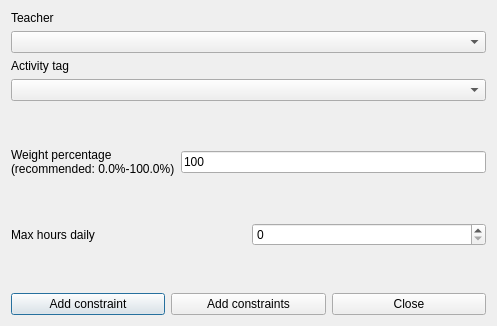
<?xml version="1.0" encoding="UTF-8"?>
<ui version="4.0">
 <class>AddConstraintTeacherActivityTagMaxHoursDailyForm_template</class>
 <widget class="QDialog" name="AddConstraintTeacherActivityTagMaxHoursDailyForm_template">
  <property name="geometry">
   <rect>
    <x>0</x>
    <y>0</y>
    <width>497</width>
    <height>326</height>
   </rect>
  </property>
  <property name="windowTitle">
   <string extracomment="This is the title of the dialog to add a new constraint of this type">Add teacher activity tag max hours daily</string>
  </property>
  <layout class="QGridLayout" name="gridLayout">
   <item row="0" column="0">
    <layout class="QVBoxLayout">
     <item>
      <widget class="QLabel" name="teacherTextLabel">
       <property name="frameShape">
        <enum>QFrame::NoFrame</enum>
       </property>
       <property name="frameShadow">
        <enum>QFrame::Plain</enum>
       </property>
       <property name="text">
        <string>Teacher</string>
       </property>
       <property name="wordWrap">
        <bool>false</bool>
       </property>
      </widget>
     </item>
     <item>
      <widget class="QComboBox" name="teachersComboBox">
       <property name="editable">
        <bool>false</bool>
       </property>
       <property name="insertPolicy">
        <enum>QComboBox::NoInsert</enum>
       </property>
       <property name="duplicatesEnabled">
        <bool>false</bool>
       </property>
      </widget>
     </item>
     <item>
      <widget class="QLabel" name="activityTagTextLabel">
       <property name="frameShape">
        <enum>QFrame::NoFrame</enum>
       </property>
       <property name="frameShadow">
        <enum>QFrame::Plain</enum>
       </property>
       <property name="text">
        <string>Activity tag</string>
       </property>
       <property name="wordWrap">
        <bool>false</bool>
       </property>
      </widget>
     </item>
     <item>
      <widget class="QComboBox" name="activityTagsComboBox">
       <property name="editable">
        <bool>false</bool>
       </property>
       <property name="insertPolicy">
        <enum>QComboBox::NoInsert</enum>
       </property>
       <property name="duplicatesEnabled">
        <bool>false</bool>
       </property>
      </widget>
     </item>
    </layout>
   </item>
   <item row="1" column="0">
    <spacer name="verticalSpacer_3">
     <property name="orientation">
      <enum>Qt::Vertical</enum>
     </property>
     <property name="sizeHint" stdset="0">
      <size>
       <width>20</width>
       <height>20</height>
      </size>
     </property>
    </spacer>
   </item>
   <item row="2" column="0">
    <layout class="QHBoxLayout" name="horizontalLayout">
     <item>
      <widget class="QLabel" name="weightTextLabel">
       <property name="frameShape">
        <enum>QFrame::NoFrame</enum>
       </property>
       <property name="frameShadow">
        <enum>QFrame::Plain</enum>
       </property>
       <property name="text">
        <string>Weight percentage
(recommended: 0.0%-100.0%)</string>
       </property>
       <property name="wordWrap">
        <bool>false</bool>
       </property>
      </widget>
     </item>
     <item>
      <widget class="QLineEdit" name="weightLineEdit">
       <property name="text">
        <string notr="true">100</string>
       </property>
      </widget>
     </item>
    </layout>
   </item>
   <item row="3" column="0">
    <spacer name="verticalSpacer">
     <property name="orientation">
      <enum>Qt::Vertical</enum>
     </property>
     <property name="sizeHint" stdset="0">
      <size>
       <width>20</width>
       <height>21</height>
      </size>
     </property>
    </spacer>
   </item>
   <item row="4" column="0">
    <layout class="QHBoxLayout" name="horizontalLayout_2">
     <item>
      <widget class="QLabel" name="maxHoursTextLabel">
       <property name="frameShape">
        <enum>QFrame::NoFrame</enum>
       </property>
       <property name="frameShadow">
        <enum>QFrame::Plain</enum>
       </property>
       <property name="text">
        <string>Max hours daily</string>
       </property>
       <property name="wordWrap">
        <bool>false</bool>
       </property>
      </widget>
     </item>
     <item>
      <widget class="QSpinBox" name="maxHoursSpinBox"/>
     </item>
    </layout>
   </item>
   <item row="5" column="0">
    <spacer name="verticalSpacer_2">
     <property name="orientation">
      <enum>Qt::Vertical</enum>
     </property>
     <property name="sizeHint" stdset="0">
      <size>
       <width>20</width>
       <height>20</height>
      </size>
     </property>
    </spacer>
   </item>
   <item row="6" column="0">
    <layout class="QHBoxLayout">
     <item>
      <widget class="QPushButton" name="addConstraintPushButton">
       <property name="text">
        <string>Add constraint</string>
       </property>
      </widget>
     </item>
     <item>
      <widget class="QPushButton" name="addConstraintsPushButton">
       <property name="text">
        <string>Add constraints</string>
       </property>
      </widget>
     </item>
     <item>
      <widget class="QPushButton" name="closePushButton">
       <property name="text">
        <string>Close</string>
       </property>
      </widget>
     </item>
    </layout>
   </item>
  </layout>
 </widget>
 <layoutdefault spacing="6" margin="11"/>
 <resources/>
 <connections/>
</ui>
